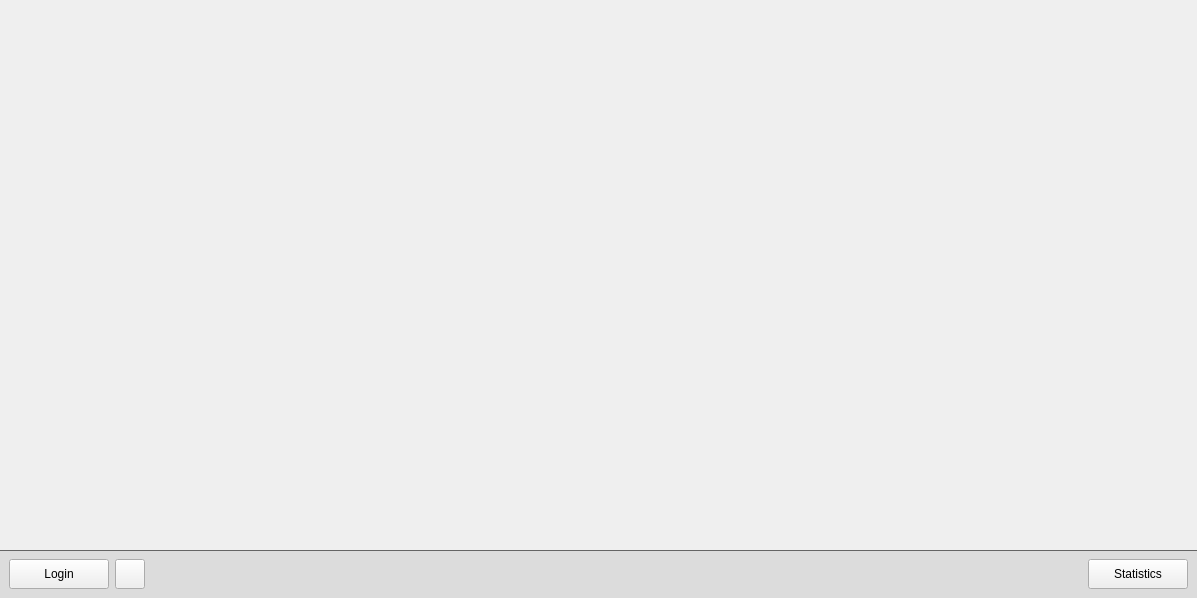
<?xml version="1.0" encoding="UTF-8"?>
<ui version="4.0">
 <class>Form</class>
 <widget class="QWidget" name="Form">
  <property name="windowModality">
   <enum>Qt::NonModal</enum>
  </property>
  <property name="geometry">
   <rect>
    <x>0</x>
    <y>0</y>
    <width>1197</width>
    <height>598</height>
   </rect>
  </property>
  <property name="minimumSize">
   <size>
    <width>0</width>
    <height>0</height>
   </size>
  </property>
  <property name="maximumSize">
   <size>
    <width>16777215</width>
    <height>16777215</height>
   </size>
  </property>
  <property name="windowTitle">
   <string>Golf Simulator Manager</string>
  </property>
  <property name="styleSheet">
   <string notr="true">QWidget {
	font: 10pt &quot;Segoe UI&quot;;
}
QFrame[stationFrame=&quot;true&quot;] {
	border: 1px solid black;
}
QLabel[labelFrame=&quot;true&quot;] {
	border-bottom: 1px solid black;
}</string>
  </property>
  <layout class="QGridLayout" name="gridLayout">
   <property name="sizeConstraint">
    <enum>QLayout::SetDefaultConstraint</enum>
   </property>
   <property name="leftMargin">
    <number>0</number>
   </property>
   <property name="topMargin">
    <number>0</number>
   </property>
   <property name="rightMargin">
    <number>0</number>
   </property>
   <property name="bottomMargin">
    <number>0</number>
   </property>
   <item row="0" column="0">
    <widget class="QStackedWidget" name="stackedWidget_mainContents">
     <property name="currentIndex">
      <number>0</number>
     </property>
     <widget class="QWidget" name="page_stations">
      <property name="styleSheet">
       <string notr="true">font: 12pt &quot;Segoe UI&quot;;</string>
      </property>
      <layout class="QGridLayout" name="gridLayout_page_1">
       <property name="bottomMargin">
        <number>6</number>
       </property>
      </layout>
     </widget>
     <widget class="QWidget" name="page_2"/>
    </widget>
   </item>
   <item row="1" column="0">
    <widget class="QWidget" name="FootHolder" native="true">
     <property name="sizePolicy">
      <sizepolicy hsizetype="Preferred" vsizetype="Maximum">
       <horstretch>0</horstretch>
       <verstretch>0</verstretch>
      </sizepolicy>
     </property>
     <property name="minimumSize">
      <size>
       <width>0</width>
       <height>0</height>
      </size>
     </property>
     <property name="autoFillBackground">
      <bool>false</bool>
     </property>
     <property name="styleSheet">
      <string notr="true">QWidget#FootHolder {
	border-top: 1px solid rgb(100, 100, 100);
	background-color: rgb(220, 220, 220);
}</string>
     </property>
     <layout class="QHBoxLayout" name="horizontalLayout_2">
      <item>
       <widget class="QPushButton" name="pushButton_login">
        <property name="sizePolicy">
         <sizepolicy hsizetype="Fixed" vsizetype="Fixed">
          <horstretch>0</horstretch>
          <verstretch>0</verstretch>
         </sizepolicy>
        </property>
        <property name="minimumSize">
         <size>
          <width>100</width>
          <height>30</height>
         </size>
        </property>
        <property name="maximumSize">
         <size>
          <width>16777215</width>
          <height>30</height>
         </size>
        </property>
        <property name="text">
         <string>Login</string>
        </property>
       </widget>
      </item>
      <item>
       <widget class="QPushButton" name="pushButton_refresh">
        <property name="sizePolicy">
         <sizepolicy hsizetype="Fixed" vsizetype="Fixed">
          <horstretch>0</horstretch>
          <verstretch>0</verstretch>
         </sizepolicy>
        </property>
        <property name="minimumSize">
         <size>
          <width>30</width>
          <height>30</height>
         </size>
        </property>
        <property name="maximumSize">
         <size>
          <width>30</width>
          <height>30</height>
         </size>
        </property>
        <property name="font">
         <font>
          <family>Segoe UI</family>
          <pointsize>10</pointsize>
          <weight>50</weight>
          <italic>false</italic>
          <bold>false</bold>
         </font>
        </property>
        <property name="text">
         <string/>
        </property>
       </widget>
      </item>
      <item>
       <widget class="QLabel" name="label_info">
        <property name="styleSheet">
         <string notr="true">QLabel {
	font: 8pt &quot;Segoe UI&quot;;
	color: rgb(109, 109, 109);
}</string>
        </property>
        <property name="text">
         <string/>
        </property>
       </widget>
      </item>
      <item>
       <spacer name="horizontalSpacer_footer">
        <property name="orientation">
         <enum>Qt::Horizontal</enum>
        </property>
        <property name="sizeType">
         <enum>QSizePolicy::MinimumExpanding</enum>
        </property>
        <property name="sizeHint" stdset="0">
         <size>
          <width>0</width>
          <height>0</height>
         </size>
        </property>
       </spacer>
      </item>
      <item>
       <widget class="QPushButton" name="pushButton_switch">
        <property name="minimumSize">
         <size>
          <width>100</width>
          <height>30</height>
         </size>
        </property>
        <property name="text">
         <string>Statistics</string>
        </property>
       </widget>
      </item>
     </layout>
    </widget>
   </item>
  </layout>
 </widget>
 <resources/>
 <connections/>
</ui>
